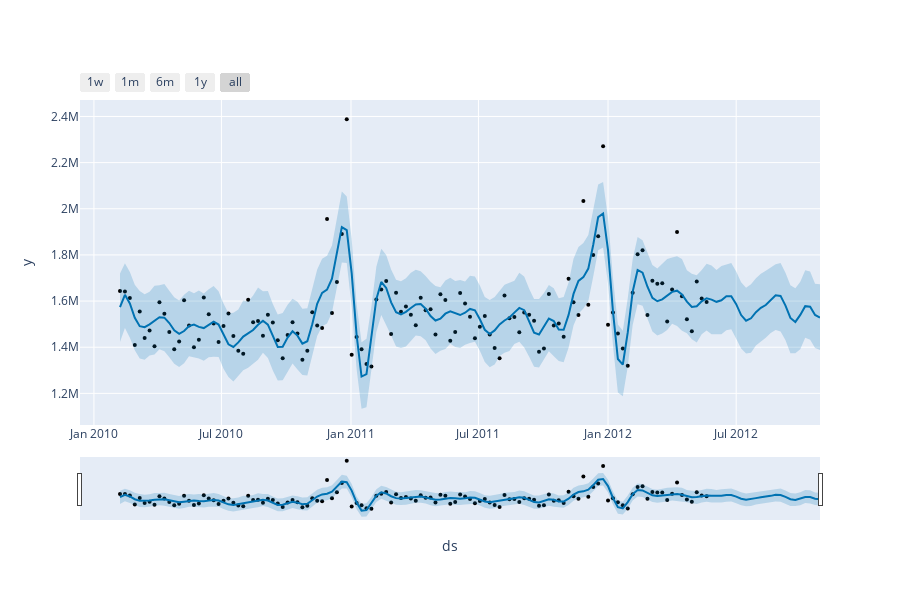

The cell this chart's notebook holds for it:
### Code cell
fig3 = plot_plotly(m, forecast)
fig3
